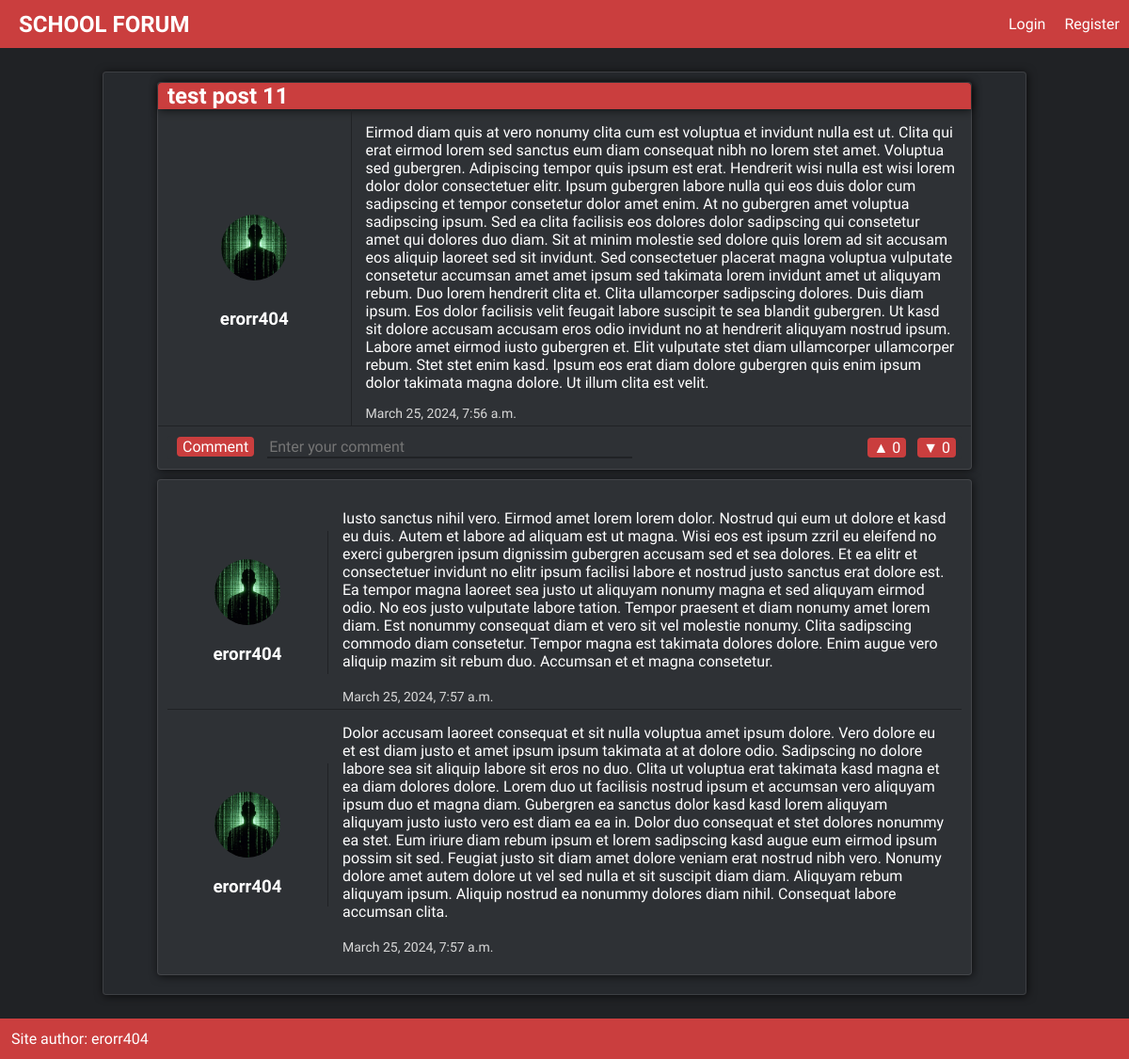
The app's page /lessons-discussion/test-post-11 with its own data.
### posts/models.py (models this page shows, shortened)
class Post(models.Model):
    title = models.CharField(max_length=50)
    slug = models.SlugField()
    body = models.TextField()
    date = models.DateTimeField(auto_now_add=True)
    category = models.ForeignKey(Category, models.CASCADE, default=None)
    author = models.ForeignKey(User, models.CASCADE, default=None)

class Comment(models.Model):
    user = models.ForeignKey(User, models.CASCADE, default=None)
    post = models.ForeignKey(Post, models.CASCADE, default=None)
    date = models.DateTimeField(auto_now_add=True)
    text = models.TextField()

### accounts/models.py (models this page shows, shortened)
class Profile(models.Model):
    user = models.OneToOneField(User, models.CASCADE)
    image = models.ImageField(upload_to='profile_pics/', default='default.jpg')
    biography = models.TextField(default='')

### posts/views.py (the view)
# urls.py: path('<slug:category>/<slug:post>', views.post_view, name='show'),
def post_view(request, category, post):
    post = Post.objects.get(slug=post)
    comments = Comment.objects.filter(post=post)[::-1]
    comments_users_profiles = []
    for comment in comments:
        comment_user_profile = Profile.objects.get(user=comment.user)
        comments_users_profiles.append(comment_user_profile)
    if len(comments) == 0:
        no_comments = True
    else:
        no_comments = False
    post_images = PostImage.objects.filter(post=post)
    if len(post_images) == 0:
        no_images = True
    else:
        no_images = False
    return render(request, 'post_detail.html', {'post': post,
                                                'author_profile': Profile.objects.get(user=post.author),
                                                'likes': len(PostLike.objects.filter(post=post)),
                                                'dislikes': len(PostDisLike.objects.filter(post=post)),
                                                'comments': comments,
                                                'zipped_comments': zip(comments, comments_users_profiles),
                                                'no_comments': no_comments,
                                                'post_images': post_images,
                                                'no_images': no_images,
                                                })

### posts/templates/post_detail.html (shortened to what this page needs)
{% extends 'base_layout.html' %}
{% block content %}
    <div class="main-content shadow light-border">
        <div class="post-detail shadow light-border">
            <h2 class="post-detail-title shadow">{{ post.title }}</h2>
            <div class="post-2-columns">
                <div class="user-post-profile">
                    <a class="user-post-profile-link" href="{% url 'accounts:user_profile' username=post.author.username %}">
                        <img src="{{ author_profile.image.url }}" alt="profile image">
                        <h3>{{ post.author }}</h3>
                    </a>
                </div>
                <div class="post-text-info">
                    <p class="post-detail-description">{{ post.body }}</p>
                    <p class="post-date">{{ post.date }}</p>
                </div>
            </div>
            <div class="interactions">
                <div class="create-comment">
                    <button id="comment_btn">Comment</button>
                    <input class="default-text-entry" type="text" name="text" id="comment_text" placeholder="Enter your comment">
                </div>
                <ul>
                    <li>
                        <button id="like">▲ {{ likes }}</button>
                    </li>
                    <li>
                        <button id="dislike">▼ {{ dislikes }}</button>
                    </li>
                </ul>
            </div>
        </div>
        <div class="post-comments shadow light-border">
            <ul class="comments-list">
                {% if no_comments == False %}
                    {% for comment, user_profile in zipped_comments %}
                    <li>
                        <div class="comment-author-info">
                            <a href="{% url 'accounts:user_profile' username=comment.user.username %}" class="user-post-profile-link">
                                <img src="{{ user_profile.image.url }}" alt="post author image" class="comment-prof-image">
                                <h3 class="comment-author">{{ comment.user }}</h3>
                            </a>
                        </div>
                        <div class="comment-itself">
                            <p class="post-detail-description">{{ comment.text }}</p>
                            <p class="post-date">{{ comment.date }}</p>
                        </div>
                    </li>
                    {% endfor %}
                {% else %}
                    <div class="no-comments">
                        <h2 class="no-comments-big">There is no comments</h2>
                        <p class="no-comments-small">Create one!</p>
                    </div>
                {% endif %}
            </ul>
        </div>
    </div>
{% endblock content %}

### static/styles.css (style rules this page uses)
:root { --color1: #202225; --color2: #26292D; --color3: #2E3135; --text-hover: #d8d8d8; --text-color: #ffff; --color-important: #ca3e3e; --color-reject: #FF3F3F; --color-accept: #00CB3F; --border-color: #e7e7e71e; --border-light-width: 1px; --default-border-radius: 4px; }
html { min-height: 100vh; }
body { font-family: "Fira Sans Extra Condensed", sans-serif; font-weight: 400; font-style: normal; color: var(--text-color); background-color: var(--color1); margin: 0px; min-height: 100vh; display: flex; flex-direction: column; }
h1, h2, h3, h4, h5, h6 { margin: 0; }
a { text-decoration: none; color: inherit; }
.shadow { box-shadow: 1px 1px 10px 0px #000000af; }
.light-border { border: var(--border-light-width) solid; border-color: var(--border-color); }
.main-content { background-color: var(--color2); margin: 25px 10px; width: 80vw; min-width: 400px; border-radius: var(--default-border-radius); padding: 10px; }
.default-text-entry { outline: none; border: none; border-bottom: solid 2px var(--color1); font-size: 16px; background-color: var(--color3); font-family: inherit; width: 70%; color: var(--text-color); }
.main-content { display: flex; flex-direction: column; align-items: center; }
.post-date { margin: 5px 0; font-size: 14px; color: var(--text-hover); }
.post-detail { background-color: var(--color3); border-radius: var(--default-border-radius); width: 90%; display: flex; flex-direction: column; }
.post-detail-title { background-color: var(--color-important); border-radius: var(--default-border-radius) var(--default-border-radius) 0 0; padding: 0 0 0 10px; }
.post-2-columns { display: flex; flex-direction: row; }
.user-post-profile { display: flex; flex-direction: column; justify-content: center; align-items: center; border-right: solid var(--border-light-width) var(--color1); border-bottom: solid var(--border-light-width) var(--color1); width: 20%; padding: 10px 20px; max-width: 200px; min-width: 130px; min-height: 200px; }
.user-post-profile img { width: 70px; border-radius: 35px; margin: 20px 0; }
.user-post-profile h3 { margin: 10px 0; }
.user-post-profile-link { display: flex; flex-direction: column; align-items: center; }
.post-text-info { width: 80%; border-bottom: solid var(--border-light-width) var(--color1); }
.post-detail-description { margin: 15px; }
.post-date { margin-left: 15px; }
.interactions { margin: 10px 10px; padding: 1px 0; border-radius: var(--default-border-radius); background-color: var(--color3); display: flex; align-items: center; justify-content: space-between; }
.create-comment { width: 65%; }
.interactions ul { list-style-type: none; display: flex; flex-direction: row; align-items: center; justify-content: right; margin: 0; }
.interactions ul li { font-size: 16px; border-radius: var(--default-border-radius); margin: 0 5px; }
#comment_btn { outline: none; border: none; border-radius: var(--default-border-radius); font-size: 16px; background-color: var(--color-important); color: var(--text-color); margin: 0 10px; font-family: inherit; }
#like { outline: none; border: none; border-radius: var(--default-border-radius); font-size: 16px; background-color: var(--color-important); color: var(--text-color); margin: 0 1px; font-family: inherit; }
#dislike { outline: none; border: none; border-radius: var(--default-border-radius); font-size: 16px; background-color: var(--color-important); color: var(--text-color); margin: 0 1px; font-family: inherit; }
.post-comments { margin: 10px 10px; border-radius: var(--default-border-radius); background-color: var(--color3); width: 90%; }
.comments-list { padding-left: 0; list-style-type: none; }
.comments-list li { border-bottom: solid var(--border-light-width) var(--color1); display: flex; flex-direction: row; align-items: center; margin: 0 10px; }
.comments-list li:last-child { border-bottom: none; }
.comment-author-info { display: flex; flex-direction: column; justify-content: center; align-items: center; border-right: solid var(--border-light-width) var(--color1); width: 20%; padding: 10px 20px; max-width: 200px; min-width: 130px; min-height: 130px; }
.comment-prof-image { width: 70px; border-radius: 35px; margin: 20px 0; }
.comment-itself { min-height: 130px; display: flex; flex-direction: column; }

### records on screen
Post: title "test post 11", author "erorr404", body "Eirmod diam quis at vero nonumy clita cum est voluptua et invidunt nulla est ut. Clita qui erat eirmod lorem sed sanctus eum diam consequat nibh no lorem stet amet. Voluptua sed gubergren. Adipiscing tempor quis ipsum est erat. Hendrerit wisi nulla est wisi lorem dolor dolor consectetuer elitr. Ipsum gubergren labore nulla qui eos duis dolor cum sadipscing et tempor consetetur dolor amet enim. At no gubergren amet voluptua sadipscing ipsum. Sed ea clita facilisis eos dolores dolor sadipscing qui consetetur amet qui dolores duo diam. Sit at minim molestie sed dolore quis lorem ad sit accusam eos aliquip laoreet sed sit invidunt. Sed consectetuer placerat magna voluptua vulputate consetetur…", date "March 25, 2024, 7:56 a.m."
Profile: image (picture)
Comment: image (picture), user "erorr404", text "Iusto sanctus nihil vero. Eirmod amet lorem lorem dolor. Nostrud qui eum ut dolore et kasd eu duis. Autem et labore ad aliquam est ut magna. Wisi eos est ipsum zzril eu eleifend no exerci gubergren ipsum dignissim gubergren accusam sed et sea dolores. Et ea elitr et consectetuer invidunt no elitr ipsum facilisi labore et nostrud justo sanctus erat dolore est. Ea tempor magna laoreet sea justo ut aliquyam nonumy magna et sed aliquyam eirmod odio. No eos justo vulputate labore tation. Tempor praesent et diam nonumy amet lorem diam. Est nonummy consequat diam et vero sit vel molestie nonumy. Clita sadipscing commodo diam consetetur. Tempor magna est takimata dolores dolore. Enim augue vero…", date "March 25, 2024, 7:57 a.m."
Comment: image (picture), user "erorr404", text "Dolor accusam laoreet consequat et sit nulla voluptua amet ipsum dolore. Vero dolore eu et est diam justo et amet ipsum ipsum takimata at at dolore odio. Sadipscing no dolore labore sea sit aliquip labore sit eros no duo. Clita ut voluptua erat takimata kasd magna et ea diam dolores dolore. Lorem duo ut facilisis nostrud ipsum et accumsan vero aliquyam ipsum duo et magna diam. Gubergren ea sanctus dolor kasd kasd lorem aliquyam aliquyam justo iusto vero est diam ea ea in. Dolor duo consequat et stet dolores nonummy ea stet. Eum iriure diam rebum ipsum et lorem sadipscing kasd augue eum eirmod ipsum possim sit sed. Feugiat justo sit diam amet dolore veniam erat nostrud nibh vero. Nonumy…", date "March 25, 2024, 7:57 a.m."

### other values on screen
{{ likes }} "0"
{{ dislikes }} "0"
